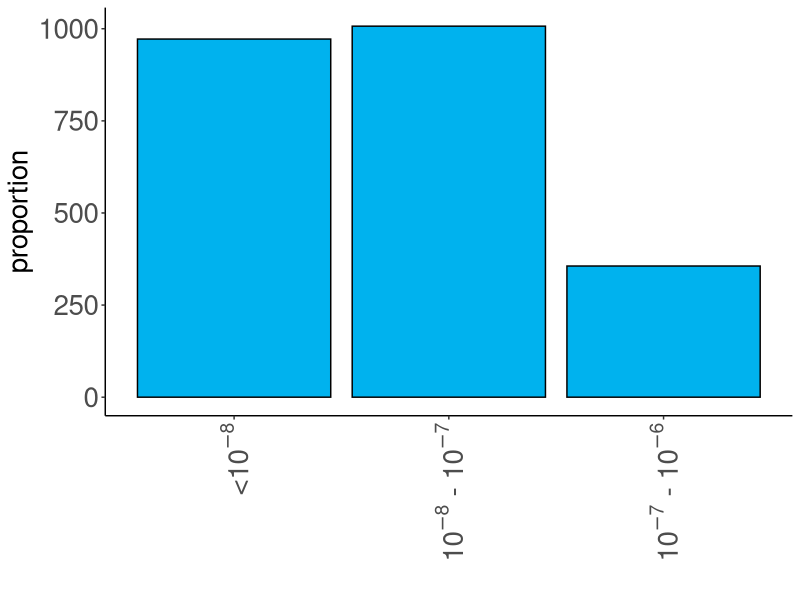
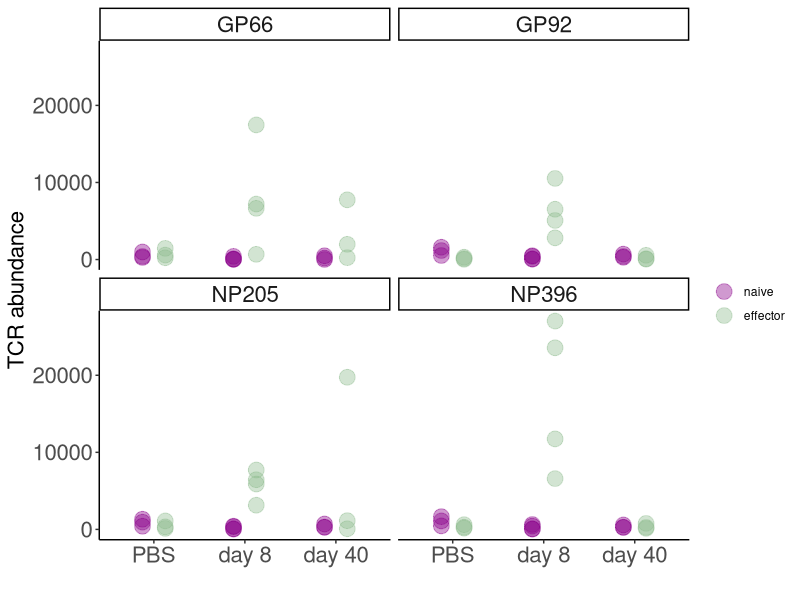

Write the R code that produced these figures, in order.
library(ggplot2)
library(reshape)
library(stringr)

## Section A - total counts (Fig 5B)

gp66naive<-read.csv("data/LCMVdata/NaiveGP66_UMI.csv")
gp66eff<-read.csv("data/LCMVdata/E_GP66_UMI.csv")

gp92naive<-read.csv("data/LCMVdata/NaiveGP92_UMI.csv")
gp92eff<-read.csv("data/LCMVdata/E_GP92_UMI.csv")

np205naive<-read.csv("data/LCMVdata/NaiveNP205_UMI.csv")
np205eff<-read.csv("data/LCMVdata/E_NP205_UMI.csv")

np396naive<-read.csv("data/LCMVdata/NaiveNP396_UMI.csv")
np396eff<-read.csv("data/LCMVdata/E_NP396_UMI.csv")

gp66naive_c<-colSums(gp66naive[,2:11])
gp66eff_c<-colSums(gp66eff[,2:11])

gp92naive_c<-colSums(gp92naive[,2:11])
gp92eff_c<-colSums(gp92eff[,2:11])

np205naive_c<-colSums(np205naive[,2:11])
np205eff_c<-colSums(np205eff[,2:11])

np396naive_c<-colSums(np396naive[,2:11])
np396eff_c<-colSums(np396eff[,2:11])

counts_gp66<-data.frame(t(rbind(gp66naive_c,gp66eff_c)))
colnames(counts_gp66)<-c("naive", "effector")
counts_gp66$id<-rownames(counts_gp66)
counts_gp66[c("epitope","LCMV", "mouse")]<-str_split_fixed(counts_gp66$id, "[.]", 3)

counts_gp66_m<-melt(counts_gp66)

counts_gp92<-data.frame(t(rbind(gp92naive_c,gp92eff_c)))
colnames(counts_gp92)<-c("naive", "effector")
counts_gp92$id<-rownames(counts_gp92)
counts_gp92[c("epitope","LCMV", "mouse")]<-str_split_fixed(counts_gp92$id, "[.]", 3)

counts_gp92_m<-melt(counts_gp92)

counts_np205<-data.frame(t(rbind(np205naive_c,np205eff_c)))
colnames(counts_np205)<-c("naive", "effector")
counts_np205$id<-rownames(counts_np205)
counts_np205[c("epitope","LCMV", "mouse")]<-str_split_fixed(counts_np205$id, "[.]", 3)

counts_np205_m<-melt(counts_np205)

counts_np396<-data.frame(t(rbind(np396naive_c,np396eff_c)))
colnames(counts_np396)<-c("naive", "effector")
counts_np396$id<-rownames(counts_np396)
counts_np396[c("epitope","LCMV", "mouse")]<-str_split_fixed(counts_np396$id, "[.]", 3)

counts_np396_m<-melt(counts_np396)

counts_m<-rbind(counts_gp66_m, counts_gp92_m, counts_np205_m, counts_np396_m)


counts_m$LCMV<-factor(counts_m$LCMV, levels = c("PBS", "LCMV8", "LCMV40"))

p<-ggplot(counts_m) + 
  geom_point(aes(x = LCMV, y = value, color = variable), 
              position = position_dodge(width = 0.5), size = 5, alpha = 0.4) +
  labs(y = "TCR abundance", x = "", col = "") +
  scale_x_discrete(labels = c("PBS", "day 8", "day 40")) +
  scale_colour_manual(values = c(effector = "darkseagreen", naive = "darkmagenta")) +
  facet_wrap(vars(epitope), ncol=2) +
  theme_classic() + # keep the theme consistent for all our plots
  theme(axis.text=element_text(size=16),
        axis.title=element_text(size=16),
        title=element_text(size=14),
        strip.text = element_text(size=16))

svg("output_figures/Fig5b_abundance_TCR_LCMV.svg")
print(p)
dev.off()

## Section B - compare direct and inference methods

# merge naive to measure sharing levels

gp66naive_m<-melt(gp66naive)
gp66naive_m[c("epitope","LCMV", "mouse")]<-str_split_fixed(gp66naive_m$variable, "[.]", 3)

gp92naive_m<-melt(gp92naive)
gp92naive_m[c("epitope","LCMV", "mouse")]<-str_split_fixed(gp92naive_m$variable, "[.]", 3)

np205naive_m<-melt(np205naive)
np205naive_m[c("epitope","LCMV", "mouse")]<-str_split_fixed(np205naive_m$variable, "[.]", 3)

np396naive_m<-melt(np396naive)
np396naive_m[c("epitope","LCMV", "mouse")]<-str_split_fixed(np396naive_m$variable, "[.]", 3)

naive<-rbind(gp66naive_m, gp92naive_m, np205naive_m, np396naive_m)
naive<-naive[naive$value > 0,]
naive[naive$LCMV == "PBS",]$mouse<- paste0(naive[naive$LCMV == "PBS",]$mouse, "a")
naive[naive$LCMV == "LCMV8",]$mouse<- paste0(naive[naive$LCMV == "LCMV8",]$mouse, "b")
naive[naive$LCMV == "LCMV40",]$mouse<- paste0(naive[naive$LCMV == "LCMV40",]$mouse, "c")


CDR3counts<-list()

for (cdr3 in unique(naive$X)){
  s<-naive[naive$X == cdr3,]
  print(s)
  mice<-unique(s$mouse)
  print(mice)
  print(length(mice))
  CDR3counts[[cdr3]]<-length(mice)
}

cdr3counts<-data.frame(t(data.frame(CDR3counts)))
colnames(cdr3counts)<-c("sharing_level")
cdr3counts$aminoAcid<-rownames(cdr3counts)

mice<-length(unique(naive$mouse))


# merge effectors

gp66eff_m<-melt(gp66eff)
gp66eff_m[c("epitope","LCMV", "mouse")]<-str_split_fixed(gp66eff_m$variable, "[.]", 3)

gp92eff_m<-melt(gp92eff)
gp92eff_m[c("epitope","LCMV", "mouse")]<-str_split_fixed(gp92eff_m$variable, "[.]", 3)

np205eff_m<-melt(np205eff)
np205eff_m[c("epitope","LCMV", "mouse")]<-str_split_fixed(np205eff_m$variable, "[.]", 3)

np396eff_m<-melt(np396eff)
np396eff_m[c("epitope","LCMV", "mouse")]<-str_split_fixed(np396eff_m$variable, "[.]", 3)


effectors<-rbind(gp66eff_m, gp92eff_m, np205eff_m, np396eff_m)
effectors<-effectors[effectors$value>0,]

eff_sharing<-merge(effectors, cdr3counts[,c("aminoAcid", "sharing_level")], 
      by.x = "X", by.y = "aminoAcid", all.x=TRUE)
eff_sharing$sharing_level<-as.numeric(as.character(eff_sharing$sharing_level))

eff_sharing[is.na(eff_sharing$sharing_level),]<-0

pX_0<-(mice-eff_sharing$sharing_level)/mice # this is equal to e^(-m)
m<--log(pX_0) # m is equal to -ln(pX_0) - where m is count in a repertoire of 10^5
f<-m*10 # average m in a repertoire of 10^6

eff_sharing$f<-f
eff_sharing[eff_sharing$sharing_level<2,]$f<-min(eff_sharing[eff_sharing$sharing_level >= 2,]$f)/10 # for those that we cannot estimate, put a value a factor of 10 lower
eff_sharing$f_permln<-eff_sharing$f/10^6 # m per million

counts_exp <- data.frame(table(eff_sharing$f_permln))
counts_exp$log<-log10(as.numeric(as.character(counts_exp$Var1)))
counts_exp$logbin<-unlist(lapply(counts_exp$log, function(x){ifelse(x <= -8, "< 10^-8", 
                                                                    ifelse(x <= -7, "10^-8 - 10^-7", 
                                                                           ifelse(x <= -6, "10^-7 - 10^-6",
                                                                                  ifelse(x <= -5, "10^-6 - 10^-5", "> 10^-5"))))}))
counts_exp$logbin<-factor(counts_exp$logbin, 
                          levels = c("< 10^-8", "10^-8 - 10^-7", "10^-7 - 10^-6", "10^-6 - 10^-5", "> 10^-5"))
counts_exp_agg<-aggregate(counts_exp$Freq, by=list(logbin = counts_exp$logbin), FUN=sum)

p1<-ggplot(counts_exp_agg) +
  geom_bar(aes(x = logbin, y = x), stat = "identity", fill = "deepskyblue2", color = "black") +
  scale_x_discrete(labels = c(bquote('<'*10^-8),bquote(10^-8*' - '*10^-7), 
                              bquote(10^-7*' - '*10^-6), bquote(10^-6*' - '*10^-5), bquote('>'*10^-5))) +
  labs(x = "", y = "proportion", fill = "") +
  theme_classic() + # keep the theme consistent for all our plots
  theme(axis.text=element_text(size=20),
        axis.title=element_text(size=20),
        title=element_text(size=14),
        axis.text.x = element_text(angle = 90, vjust = 0.5, hjust=1),
        legend.text=element_text(size=12))

print(p1)
